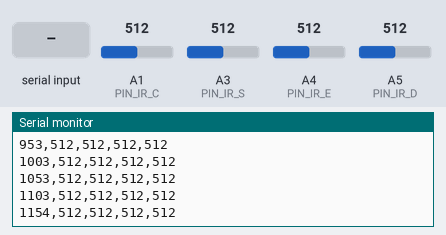
Recording of a sketch running on a simulated Arduino Uno, built with avr-gcc and run on an emulated ATmega328P. On the bench: the last lines printed to the serial monitor. The test bench sets the inputs (shaded band); at power-on: A1 (PIN_IR_C) = 512, A3 (PIN_IR_S) = 512, A4 (PIN_IR_E) = 512, A5 (PIN_IR_D) = 512.

Above: at 1.2 s.
1.3 s: "m" received over Serial
At 1.32 s:
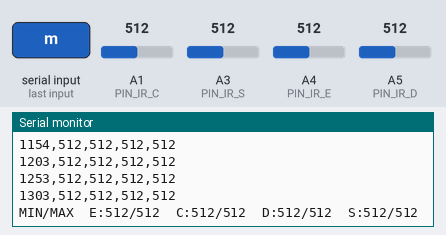
2.8 s: A1 (PIN_IR_C) set to 716
At 2.82 s:
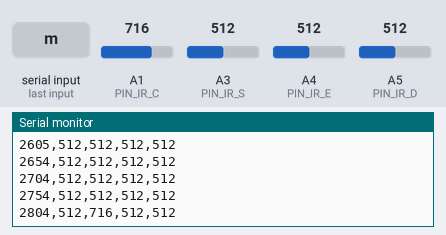
4.3 s: A3 (PIN_IR_S) set to 716
At 4.32 s:
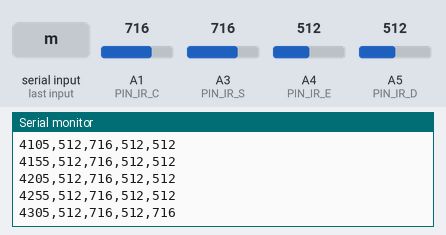
5.8 s: A4 (PIN_IR_E) set to 716
At 5.82 s:
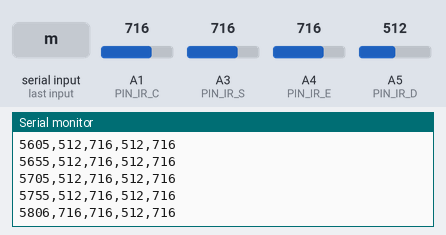
7.3 s: A5 (PIN_IR_D) set to 716
At 7.32 s:
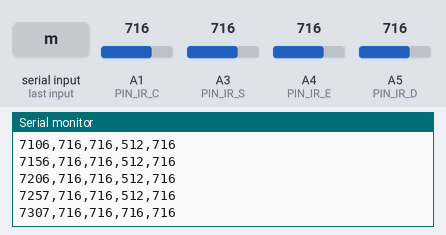
8.8 s: A1 (PIN_IR_C) set to 992
At 8.82 s:
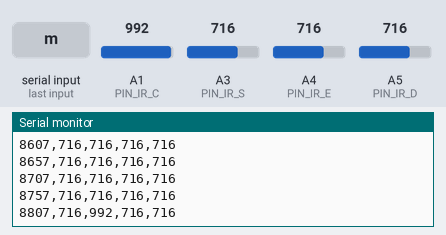
Timing chart, 0 to 11.3 s (numbered marks = the images above; inputs shaded):
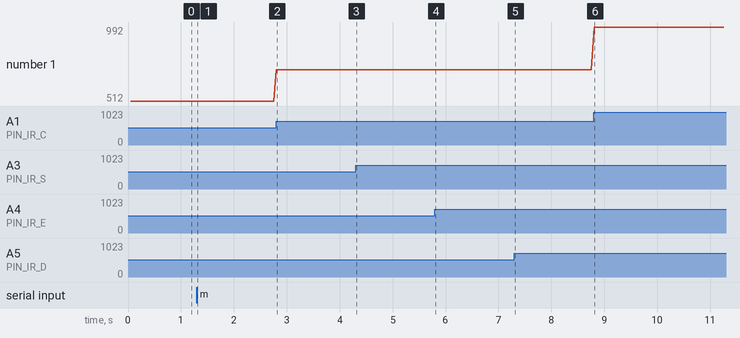

The sketch:

etapa1_leitura_ir.ino
```cpp
// ETAPA 1 - Leitura bruta dos sensores IR (analogico)
// Sem motores. Apenas mede e imprime.
// Pinos confirmados: central A1, esquerdo A4, direito A5, partida A3.

const uint8_t PIN_IR_C = A1;  // central dianteiro (pista)
const uint8_t PIN_IR_E = A4;  // esquerdo (pista)
const uint8_t PIN_IR_D = A5;  // direito (pista)
const uint8_t PIN_IR_S = A3;  // partida (mao por cima)

const uint8_t  N_SENS     = 4;    // E, C, D, S
const uint8_t  N_AMOSTRAS = 8;    // media por leitura
const uint16_t PERIODO_MS = 50;   // 20 leituras por segundo

const uint8_t PINOS[N_SENS] = { PIN_IR_E, PIN_IR_C, PIN_IR_D, PIN_IR_S };
const char    NOMES[N_SENS] = { 'E', 'C', 'D', 'S' };

uint16_t minV[N_SENS];
uint16_t maxV[N_SENS];

uint16_t leSensor(uint8_t pino) {
  analogRead(pino);  // leitura descartada: assenta o multiplexador do ADC
  uint32_t soma = 0;
  for (uint8_t i = 0; i < N_AMOSTRAS; i++) soma += analogRead(pino);
  return soma / N_AMOSTRAS;
}

void zeraExtremos() {
  for (uint8_t i = 0; i < N_SENS; i++) { minV[i] = 1023; maxV[i] = 0; }
}

void imprimeExtremos() {
  Serial.print(F("MIN/MAX"));
  for (uint8_t i = 0; i < N_SENS; i++) {
    Serial.print(F("  ")); Serial.print(NOMES[i]); Serial.print(':');
    Serial.print(minV[i]); Serial.print('/'); Serial.print(maxV[i]);
  }
  Serial.println();
}

void setup() {
  Serial.begin(115200);
  zeraExtremos();
  Serial.println(F("Comandos: r = zera min/max, m = mostra min/max"));
  Serial.println(F("ms,E_A4,C_A1,D_A5,S_A3"));
}

void loop() {
  static uint32_t tAnterior = 0;
  if (millis() - tAnterior < PERIODO_MS) return;
  tAnterior = millis();

  uint16_t v[N_SENS];
  for (uint8_t i = 0; i < N_SENS; i++) {
    v[i] = leSensor(PINOS[i]);
    if (v[i] < minV[i]) minV[i] = v[i];
    if (v[i] > maxV[i]) maxV[i] = v[i];
  }

  Serial.print(millis());
  for (uint8_t i = 0; i < N_SENS; i++) { Serial.print(','); Serial.print(v[i]); }
  Serial.println();

  while (Serial.available()) {
    char c = Serial.read();
    if (c == 'r') zeraExtremos();
    if (c == 'm') imprimeExtremos();
  }
}
```

Measured:
- after the input at 1.3 s, the serial monitor: prints a new line at once (image 1)
